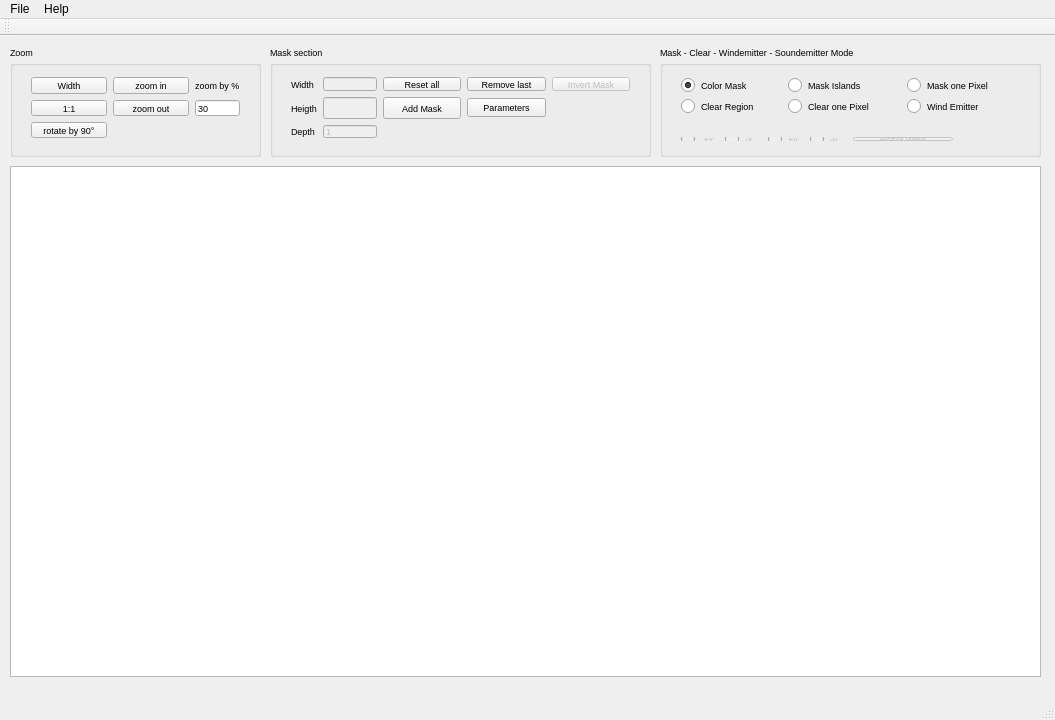
<?xml version="1.0" encoding="UTF-8"?>
<ui version="4.0">
 <class>MainWindow</class>
 <widget class="QMainWindow" name="MainWindow">
  <property name="geometry">
   <rect>
    <x>0</x>
    <y>0</y>
    <width>1055</width>
    <height>720</height>
   </rect>
  </property>
  <property name="windowTitle">
   <string>tychoBCGEN</string>
  </property>
  <property name="windowIcon">
   <iconset>
    <normaloff>images/tycho_logo_klein.png</normaloff>images/tycho_logo_klein.png</iconset>
  </property>
  <widget class="QWidget" name="centralWidget">
   <widget class="QGraphicsView" name="graphicsView">
    <property name="geometry">
     <rect>
      <x>10</x>
      <y>130</y>
      <width>1031</width>
      <height>511</height>
     </rect>
    </property>
    <property name="font">
     <font>
      <pointsize>7</pointsize>
     </font>
    </property>
    <property name="mouseTracking">
     <bool>true</bool>
    </property>
    <property name="interactive">
     <bool>true</bool>
    </property>
    <property name="dragMode">
     <enum>QGraphicsView::NoDrag</enum>
    </property>
   </widget>
   <widget class="QGroupBox" name="groupBox_3">
    <property name="geometry">
     <rect>
      <x>660</x>
      <y>10</y>
      <width>381</width>
      <height>111</height>
     </rect>
    </property>
    <property name="font">
     <font>
      <pointsize>7</pointsize>
     </font>
    </property>
    <property name="title">
     <string>Mask - Clear - Windemitter - Soundemitter Mode</string>
    </property>
    <widget class="QWidget" name="gridLayoutWidget_3">
     <property name="geometry">
      <rect>
       <x>10</x>
       <y>20</y>
       <width>361</width>
       <height>59</height>
      </rect>
     </property>
     <property name="font">
      <font>
       <pointsize>7</pointsize>
      </font>
     </property>
     <layout class="QGridLayout" name="gridLayout_3">
      <item row="1" column="0">
       <widget class="QRadioButton" name="clearmode">
        <property name="font">
         <font>
          <pointsize>7</pointsize>
         </font>
        </property>
        <property name="text">
         <string>Clear Region</string>
        </property>
        <property name="checked">
         <bool>false</bool>
        </property>
       </widget>
      </item>
      <item row="1" column="1">
       <widget class="QRadioButton" name="clearpixel">
        <property name="font">
         <font>
          <pointsize>7</pointsize>
         </font>
        </property>
        <property name="text">
         <string>Clear one Pixel</string>
        </property>
       </widget>
      </item>
      <item row="0" column="0">
       <widget class="QRadioButton" name="maksmode">
        <property name="minimumSize">
         <size>
          <width>99</width>
          <height>0</height>
         </size>
        </property>
        <property name="font">
         <font>
          <pointsize>7</pointsize>
         </font>
        </property>
        <property name="text">
         <string>Color Mask</string>
        </property>
        <property name="checked">
         <bool>true</bool>
        </property>
       </widget>
      </item>
      <item row="0" column="1">
       <widget class="QRadioButton" name="maskislands">
        <property name="minimumSize">
         <size>
          <width>113</width>
          <height>0</height>
         </size>
        </property>
        <property name="font">
         <font>
          <pointsize>7</pointsize>
         </font>
        </property>
        <property name="text">
         <string>Mask Islands</string>
        </property>
       </widget>
      </item>
      <item row="0" column="2">
       <widget class="QRadioButton" name="maskpixel">
        <property name="minimumSize">
         <size>
          <width>113</width>
          <height>0</height>
         </size>
        </property>
        <property name="font">
         <font>
          <pointsize>7</pointsize>
         </font>
        </property>
        <property name="text">
         <string>Mask one Pixel</string>
        </property>
       </widget>
      </item>
      <item row="1" column="2">
       <widget class="QRadioButton" name="windemitter">
        <property name="font">
         <font>
          <pointsize>7</pointsize>
         </font>
        </property>
        <property name="text">
         <string>Wind Emitter</string>
        </property>
       </widget>
      </item>
     </layout>
    </widget>
    <widget class="QWidget" name="gridLayoutWidget_4">
     <property name="geometry">
      <rect>
       <x>10</x>
       <y>80</y>
       <width>294</width>
       <height>26</height>
      </rect>
     </property>
     <property name="font">
      <font>
       <pointsize>7</pointsize>
      </font>
     </property>
     <layout class="QGridLayout" name="gridLayout_4">
      <item row="0" column="0">
       <widget class="QRadioButton" name="xdir">
        <property name="enabled">
         <bool>false</bool>
        </property>
        <property name="font">
         <font>
          <pointsize>7</pointsize>
         </font>
        </property>
        <property name="layoutDirection">
         <enum>Qt::LeftToRight</enum>
        </property>
        <property name="text">
         <string> +x</string>
        </property>
       </widget>
      </item>
      <item row="0" column="2">
       <widget class="QRadioButton" name="ydir">
        <property name="enabled">
         <bool>false</bool>
        </property>
        <property name="font">
         <font>
          <pointsize>7</pointsize>
         </font>
        </property>
        <property name="text">
         <string>+y</string>
        </property>
       </widget>
      </item>
      <item row="0" column="3">
       <widget class="QRadioButton" name="mydir">
        <property name="enabled">
         <bool>false</bool>
        </property>
        <property name="font">
         <font>
          <pointsize>7</pointsize>
         </font>
        </property>
        <property name="text">
         <string>-y</string>
        </property>
       </widget>
      </item>
      <item row="0" column="4">
       <widget class="QPushButton" name="resetwindemitter">
        <property name="enabled">
         <bool>false</bool>
        </property>
        <property name="minimumSize">
         <size>
          <width>100</width>
          <height>0</height>
         </size>
        </property>
        <property name="maximumSize">
         <size>
          <width>100</width>
          <height>16777215</height>
         </size>
        </property>
        <property name="font">
         <font>
          <pointsize>7</pointsize>
         </font>
        </property>
        <property name="text">
         <string>Reset Wind</string>
        </property>
       </widget>
      </item>
      <item row="0" column="1">
       <widget class="QRadioButton" name="mxdir">
        <property name="enabled">
         <bool>false</bool>
        </property>
        <property name="font">
         <font>
          <pointsize>7</pointsize>
         </font>
        </property>
        <property name="text">
         <string>-x</string>
        </property>
       </widget>
      </item>
     </layout>
    </widget>
   </widget>
   <widget class="QGroupBox" name="groupBox">
    <property name="geometry">
     <rect>
      <x>10</x>
      <y>10</y>
      <width>251</width>
      <height>111</height>
     </rect>
    </property>
    <property name="font">
     <font>
      <pointsize>7</pointsize>
     </font>
    </property>
    <property name="title">
     <string>Zoom</string>
    </property>
    <widget class="QWidget" name="gridLayoutWidget_2">
     <property name="geometry">
      <rect>
       <x>10</x>
       <y>20</y>
       <width>231</width>
       <height>83</height>
      </rect>
     </property>
     <property name="font">
      <font>
       <pointsize>7</pointsize>
      </font>
     </property>
     <layout class="QGridLayout" name="gridLayout">
      <item row="0" column="2">
       <widget class="QLabel" name="label">
        <property name="font">
         <font>
          <pointsize>7</pointsize>
         </font>
        </property>
        <property name="text">
         <string>zoom by %</string>
        </property>
       </widget>
      </item>
      <item row="1" column="1">
       <widget class="QPushButton" name="zoom_out">
        <property name="font">
         <font>
          <pointsize>7</pointsize>
         </font>
        </property>
        <property name="text">
         <string>zoom out</string>
        </property>
       </widget>
      </item>
      <item row="1" column="0">
       <widget class="QPushButton" name="original">
        <property name="font">
         <font>
          <pointsize>7</pointsize>
         </font>
        </property>
        <property name="text">
         <string>1:1</string>
        </property>
       </widget>
      </item>
      <item row="0" column="0">
       <widget class="QPushButton" name="scale_to_width">
        <property name="font">
         <font>
          <pointsize>7</pointsize>
         </font>
        </property>
        <property name="text">
         <string>Width</string>
        </property>
       </widget>
      </item>
      <item row="1" column="2">
       <widget class="QLineEdit" name="zoom_factor">
        <property name="font">
         <font>
          <pointsize>7</pointsize>
         </font>
        </property>
        <property name="text">
         <string>30</string>
        </property>
        <property name="frame">
         <bool>true</bool>
        </property>
       </widget>
      </item>
      <item row="0" column="1">
       <widget class="QPushButton" name="zoom_in">
        <property name="font">
         <font>
          <pointsize>7</pointsize>
         </font>
        </property>
        <property name="text">
         <string>zoom in</string>
        </property>
       </widget>
      </item>
      <item row="2" column="0">
       <widget class="QPushButton" name="rotate_by_90">
        <property name="font">
         <font>
          <pointsize>7</pointsize>
         </font>
        </property>
        <property name="text">
         <string>rotate by 90°</string>
        </property>
       </widget>
      </item>
     </layout>
    </widget>
   </widget>
   <widget class="QGroupBox" name="groupBox_2">
    <property name="geometry">
     <rect>
      <x>270</x>
      <y>10</y>
      <width>381</width>
      <height>111</height>
     </rect>
    </property>
    <property name="font">
     <font>
      <pointsize>7</pointsize>
     </font>
    </property>
    <property name="title">
     <string>Mask section</string>
    </property>
    <widget class="QWidget" name="gridLayoutWidget">
     <property name="geometry">
      <rect>
       <x>10</x>
       <y>20</y>
       <width>361</width>
       <height>83</height>
      </rect>
     </property>
     <property name="font">
      <font>
       <pointsize>7</pointsize>
      </font>
     </property>
     <layout class="QGridLayout" name="gridLayout_2">
      <item row="0" column="0">
       <widget class="QLabel" name="label_2">
        <property name="font">
         <font>
          <pointsize>7</pointsize>
         </font>
        </property>
        <property name="text">
         <string>Width</string>
        </property>
       </widget>
      </item>
      <item row="0" column="1">
       <widget class="QLineEdit" name="image_width">
        <property name="enabled">
         <bool>false</bool>
        </property>
        <property name="minimumSize">
         <size>
          <width>54</width>
          <height>0</height>
         </size>
        </property>
        <property name="font">
         <font>
          <pointsize>7</pointsize>
         </font>
        </property>
        <property name="readOnly">
         <bool>false</bool>
        </property>
       </widget>
      </item>
      <item row="0" column="2">
       <widget class="QPushButton" name="reset_mask">
        <property name="enabled">
         <bool>true</bool>
        </property>
        <property name="maximumSize">
         <size>
          <width>100</width>
          <height>16777215</height>
         </size>
        </property>
        <property name="font">
         <font>
          <pointsize>7</pointsize>
         </font>
        </property>
        <property name="text">
         <string>Reset all</string>
        </property>
       </widget>
      </item>
      <item row="0" column="3">
       <widget class="QPushButton" name="remove_mask">
        <property name="maximumSize">
         <size>
          <width>100</width>
          <height>16777215</height>
         </size>
        </property>
        <property name="font">
         <font>
          <pointsize>7</pointsize>
         </font>
        </property>
        <property name="text">
         <string>Remove last</string>
        </property>
       </widget>
      </item>
      <item row="1" column="1" rowspan="4">
       <widget class="QLineEdit" name="image_height">
        <property name="enabled">
         <bool>false</bool>
        </property>
        <property name="minimumSize">
         <size>
          <width>54</width>
          <height>0</height>
         </size>
        </property>
        <property name="font">
         <font>
          <pointsize>7</pointsize>
         </font>
        </property>
       </widget>
      </item>
      <item row="1" column="0" rowspan="4">
       <widget class="QLabel" name="label_3">
        <property name="enabled">
         <bool>true</bool>
        </property>
        <property name="font">
         <font>
          <pointsize>7</pointsize>
         </font>
        </property>
        <property name="text">
         <string>Heigth</string>
        </property>
       </widget>
      </item>
      <item row="1" column="2" rowspan="4">
       <widget class="QPushButton" name="memo_mask">
        <property name="maximumSize">
         <size>
          <width>100</width>
          <height>25</height>
         </size>
        </property>
        <property name="font">
         <font>
          <pointsize>7</pointsize>
         </font>
        </property>
        <property name="text">
         <string>Add Mask</string>
        </property>
       </widget>
      </item>
      <item row="1" column="3" rowspan="4">
       <widget class="QPushButton" name="ColorMask">
        <property name="maximumSize">
         <size>
          <width>100</width>
          <height>16777215</height>
         </size>
        </property>
        <property name="font">
         <font>
          <pointsize>7</pointsize>
         </font>
        </property>
        <property name="text">
         <string>Parameters</string>
        </property>
       </widget>
      </item>
      <item row="0" column="4">
       <widget class="QPushButton" name="invertmask">
        <property name="enabled">
         <bool>false</bool>
        </property>
        <property name="maximumSize">
         <size>
          <width>100</width>
          <height>16777215</height>
         </size>
        </property>
        <property name="font">
         <font>
          <pointsize>7</pointsize>
         </font>
        </property>
        <property name="text">
         <string>Invert Mask</string>
        </property>
       </widget>
      </item>
      <item row="5" column="0">
       <widget class="QLabel" name="label_4">
        <property name="text">
         <string>Depth</string>
        </property>
       </widget>
      </item>
      <item row="5" column="1">
       <widget class="QLineEdit" name="image_depth">
        <property name="enabled">
         <bool>false</bool>
        </property>
        <property name="text">
         <string>1</string>
        </property>
       </widget>
      </item>
     </layout>
    </widget>
   </widget>
  </widget>
  <widget class="QMenuBar" name="menuBar">
   <property name="geometry">
    <rect>
     <x>0</x>
     <y>0</y>
     <width>1055</width>
     <height>21</height>
    </rect>
   </property>
   <widget class="QMenu" name="menuFile">
    <property name="contextMenuPolicy">
     <enum>Qt::NoContextMenu</enum>
    </property>
    <property name="toolTip">
     <string/>
    </property>
    <property name="title">
     <string>File</string>
    </property>
    <property name="separatorsCollapsible">
     <bool>false</bool>
    </property>
    <addaction name="actionLoad_Image"/>
    <addaction name="actionSave_Boundary"/>
    <addaction name="actionSave_Wind_Emitter"/>
    <addaction name="actionSave_Sound_Emitter"/>
    <addaction name="actionSave_Masked_Image"/>
    <addaction name="actionQuit_tychoICGEN"/>
   </widget>
   <widget class="QMenu" name="menuHelp">
    <property name="title">
     <string>Help</string>
    </property>
    <addaction name="actionAbout"/>
    <addaction name="actionTutorial"/>
   </widget>
   <addaction name="menuFile"/>
   <addaction name="menuHelp"/>
  </widget>
  <widget class="QToolBar" name="mainToolBar">
   <attribute name="toolBarArea">
    <enum>TopToolBarArea</enum>
   </attribute>
   <attribute name="toolBarBreak">
    <bool>false</bool>
   </attribute>
  </widget>
  <widget class="QStatusBar" name="statusBar"/>
  <action name="actionLoad_Image">
   <property name="text">
    <string>Load Image</string>
   </property>
   <property name="shortcutContext">
    <enum>Qt::WidgetShortcut</enum>
   </property>
  </action>
  <action name="actionQuit_tychoICGEN">
   <property name="text">
    <string>Quit tychoBCGEN</string>
   </property>
  </action>
  <action name="actionColor_Mask">
   <property name="text">
    <string>Color-Mask</string>
   </property>
  </action>
  <action name="actionSave_Boundary">
   <property name="text">
    <string>Save Boundary</string>
   </property>
  </action>
  <action name="actionTutorial">
   <property name="text">
    <string>Tutorial</string>
   </property>
  </action>
  <action name="actionAbout">
   <property name="text">
    <string>About</string>
   </property>
  </action>
  <action name="actionSave_Masked_Image">
   <property name="text">
    <string>Save Masked Image</string>
   </property>
  </action>
  <action name="actionSave_Wind_Emitter">
   <property name="text">
    <string>Save Wind-Emitter</string>
   </property>
  </action>
  <action name="actionSave_Sound_Emitter">
   <property name="text">
    <string>Save Sound-Emitter</string>
   </property>
  </action>
 </widget>
 <layoutdefault spacing="6" margin="11"/>
 <resources/>
 <connections/>
</ui>
